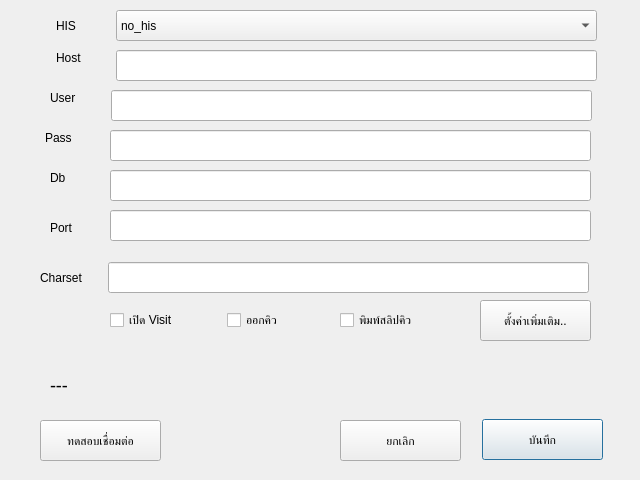
<?xml version="1.0" encoding="UTF-8"?>
<ui version="4.0">
 <class>Dialog</class>
 <widget class="QDialog" name="Dialog">
  <property name="geometry">
   <rect>
    <x>0</x>
    <y>0</y>
    <width>640</width>
    <height>480</height>
   </rect>
  </property>
  <property name="windowTitle">
   <string>Dialog</string>
  </property>
  <widget class="QComboBox" name="cbx_his">
   <property name="geometry">
    <rect>
     <x>116</x>
     <y>10</y>
     <width>481</width>
     <height>31</height>
    </rect>
   </property>
   <property name="currentText">
    <string>no_his</string>
   </property>
   <item>
    <property name="text">
     <string>no_his</string>
    </property>
   </item>
   <item>
    <property name="text">
     <string>hosxp_pcu</string>
    </property>
   </item>
   <item>
    <property name="text">
     <string>jhcis</string>
    </property>
   </item>
  </widget>
  <widget class="QLabel" name="label">
   <property name="geometry">
    <rect>
     <x>56</x>
     <y>10</y>
     <width>51</width>
     <height>31</height>
    </rect>
   </property>
   <property name="text">
    <string>HIS</string>
   </property>
  </widget>
  <widget class="QLabel" name="label_2">
   <property name="geometry">
    <rect>
     <x>56</x>
     <y>50</y>
     <width>55</width>
     <height>16</height>
    </rect>
   </property>
   <property name="text">
    <string>Host</string>
   </property>
  </widget>
  <widget class="QLabel" name="label_3">
   <property name="geometry">
    <rect>
     <x>50</x>
     <y>90</y>
     <width>55</width>
     <height>16</height>
    </rect>
   </property>
   <property name="text">
    <string>User</string>
   </property>
  </widget>
  <widget class="QLabel" name="label_4">
   <property name="geometry">
    <rect>
     <x>45</x>
     <y>130</y>
     <width>55</width>
     <height>16</height>
    </rect>
   </property>
   <property name="text">
    <string>Pass</string>
   </property>
  </widget>
  <widget class="QLabel" name="label_5">
   <property name="geometry">
    <rect>
     <x>50</x>
     <y>170</y>
     <width>55</width>
     <height>16</height>
    </rect>
   </property>
   <property name="text">
    <string>Db</string>
   </property>
  </widget>
  <widget class="QLabel" name="label_6">
   <property name="geometry">
    <rect>
     <x>50</x>
     <y>220</y>
     <width>55</width>
     <height>16</height>
    </rect>
   </property>
   <property name="text">
    <string>Port</string>
   </property>
  </widget>
  <widget class="QLabel" name="label_7">
   <property name="geometry">
    <rect>
     <x>40</x>
     <y>270</y>
     <width>55</width>
     <height>16</height>
    </rect>
   </property>
   <property name="text">
    <string>Charset</string>
   </property>
  </widget>
  <widget class="QLineEdit" name="txt_host">
   <property name="geometry">
    <rect>
     <x>116</x>
     <y>50</y>
     <width>481</width>
     <height>31</height>
    </rect>
   </property>
  </widget>
  <widget class="QLineEdit" name="txt_user">
   <property name="geometry">
    <rect>
     <x>111</x>
     <y>90</y>
     <width>481</width>
     <height>31</height>
    </rect>
   </property>
  </widget>
  <widget class="QLineEdit" name="txt_pass">
   <property name="geometry">
    <rect>
     <x>110</x>
     <y>130</y>
     <width>481</width>
     <height>31</height>
    </rect>
   </property>
  </widget>
  <widget class="QLineEdit" name="txt_db">
   <property name="geometry">
    <rect>
     <x>110</x>
     <y>170</y>
     <width>481</width>
     <height>31</height>
    </rect>
   </property>
  </widget>
  <widget class="QLineEdit" name="txt_port">
   <property name="geometry">
    <rect>
     <x>110</x>
     <y>210</y>
     <width>481</width>
     <height>31</height>
    </rect>
   </property>
  </widget>
  <widget class="QLineEdit" name="txt_charset">
   <property name="geometry">
    <rect>
     <x>108</x>
     <y>262</y>
     <width>481</width>
     <height>31</height>
    </rect>
   </property>
  </widget>
  <widget class="QPushButton" name="btn_ok">
   <property name="geometry">
    <rect>
     <x>482</x>
     <y>419</y>
     <width>121</width>
     <height>41</height>
    </rect>
   </property>
   <property name="text">
    <string>บันทึก</string>
   </property>
   <property name="default">
    <bool>true</bool>
   </property>
  </widget>
  <widget class="QPushButton" name="btn_cancel">
   <property name="geometry">
    <rect>
     <x>340</x>
     <y>420</y>
     <width>121</width>
     <height>41</height>
    </rect>
   </property>
   <property name="text">
    <string>ยกเลิก</string>
   </property>
  </widget>
  <widget class="QPushButton" name="btn_test">
   <property name="geometry">
    <rect>
     <x>40</x>
     <y>420</y>
     <width>121</width>
     <height>41</height>
    </rect>
   </property>
   <property name="text">
    <string>ทดสอบเชื่อมต่อ</string>
   </property>
  </widget>
  <widget class="QLabel" name="lb_test">
   <property name="geometry">
    <rect>
     <x>50</x>
     <y>370</y>
     <width>551</width>
     <height>31</height>
    </rect>
   </property>
   <property name="styleSheet">
    <string notr="true">font-size:18px</string>
   </property>
   <property name="text">
    <string>---</string>
   </property>
  </widget>
  <widget class="QCheckBox" name="chk_vst">
   <property name="geometry">
    <rect>
     <x>110</x>
     <y>310</y>
     <width>131</width>
     <height>20</height>
    </rect>
   </property>
   <property name="text">
    <string>เปิด Visit</string>
   </property>
   <property name="checked">
    <bool>false</bool>
   </property>
  </widget>
  <widget class="QPushButton" name="btn_more">
   <property name="geometry">
    <rect>
     <x>480</x>
     <y>300</y>
     <width>111</width>
     <height>41</height>
    </rect>
   </property>
   <property name="text">
    <string>ตั้งค่าเพิ่มเติม..</string>
   </property>
  </widget>
  <widget class="QCheckBox" name="chk_queue">
   <property name="geometry">
    <rect>
     <x>227</x>
     <y>310</y>
     <width>101</width>
     <height>20</height>
    </rect>
   </property>
   <property name="text">
    <string>ออกคิว</string>
   </property>
   <property name="checked">
    <bool>false</bool>
   </property>
  </widget>
  <widget class="QCheckBox" name="chk_slip">
   <property name="geometry">
    <rect>
     <x>340</x>
     <y>310</y>
     <width>101</width>
     <height>20</height>
    </rect>
   </property>
   <property name="text">
    <string>พิมพ์สลิปคิว</string>
   </property>
   <property name="checked">
    <bool>false</bool>
   </property>
  </widget>
 </widget>
 <resources/>
 <connections/>
</ui>
